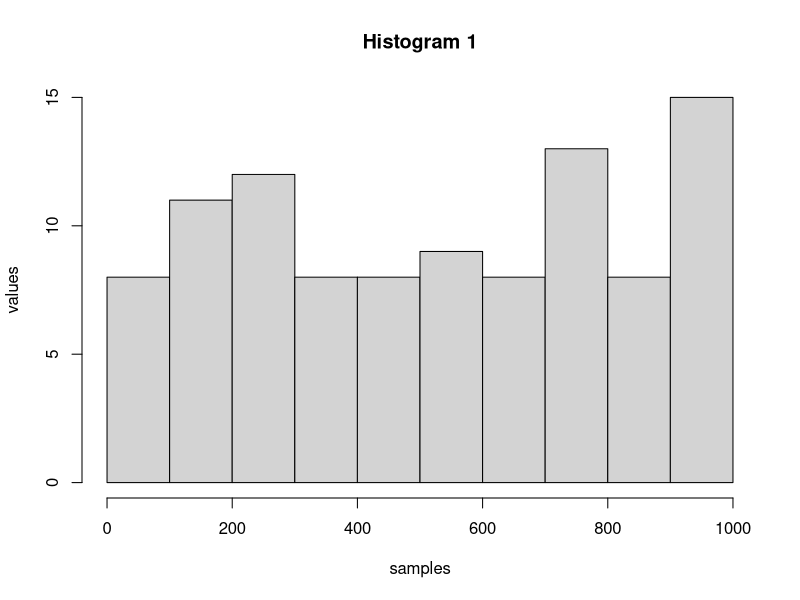
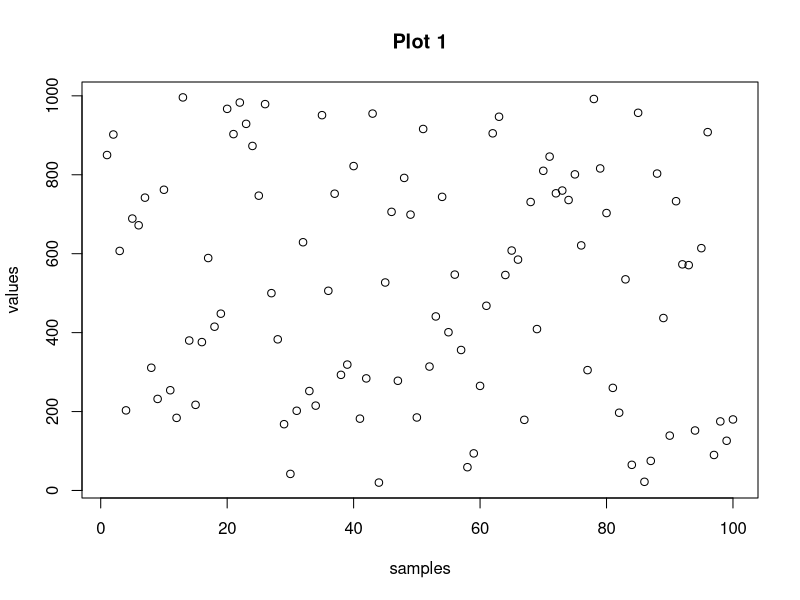
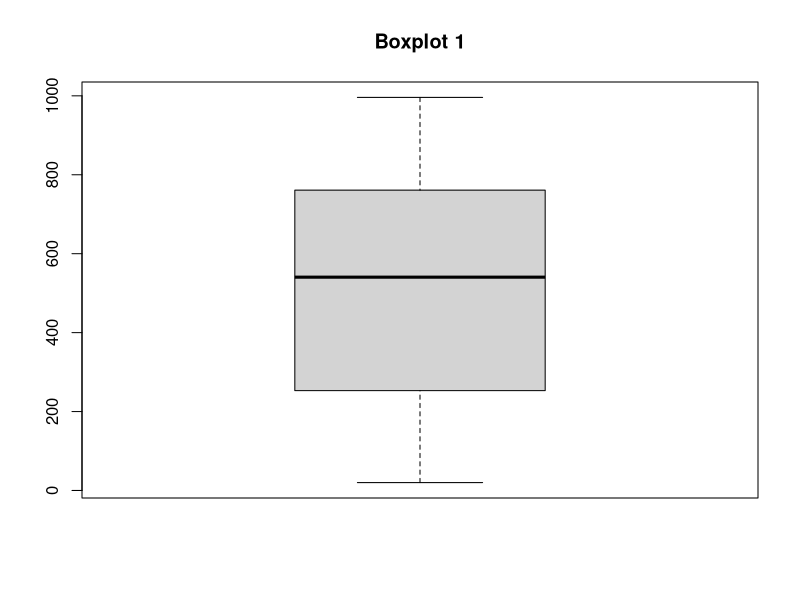
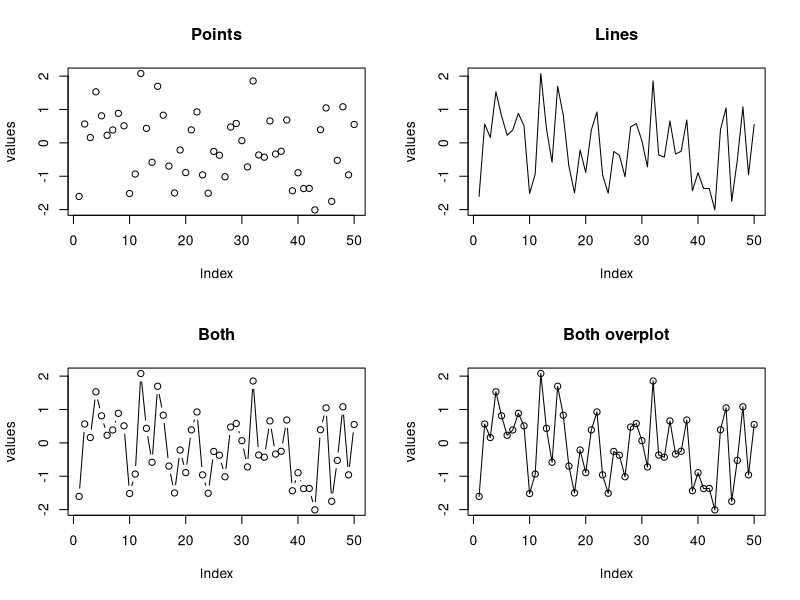

These figures' R source, in order:
values = sample(1:1000,100);

# Plot graphic
jpeg("hist.jpg") 	# Print graphic result on jpg file
hist(values,main="Histogram 1",xlab="samples", ,ylab="values")

# Histogram
pdf("plot.pdf") 	# Print graphic result on pdf file
plot(values,main="Plot 1",xlab="samples", ,ylab="values")

# Boxplot
bmp("boxplot.bmp") 	# Print graphic result on bmp file
boxplot(values,main="Boxplot 1")

# 4 Plot on graphic
values <- rnorm(50) 

png("four-plots.png")	# Print graphic result on png file

par(mfrow = c(2,2)) # Set 4 plots on same output
plot(values, type = "p", main = "Points")
plot(values, type = "l", main = "Lines")
plot(values, type = "b", main = "Both")
plot(values, type = "o", main = "Both overplot")
dev.off()